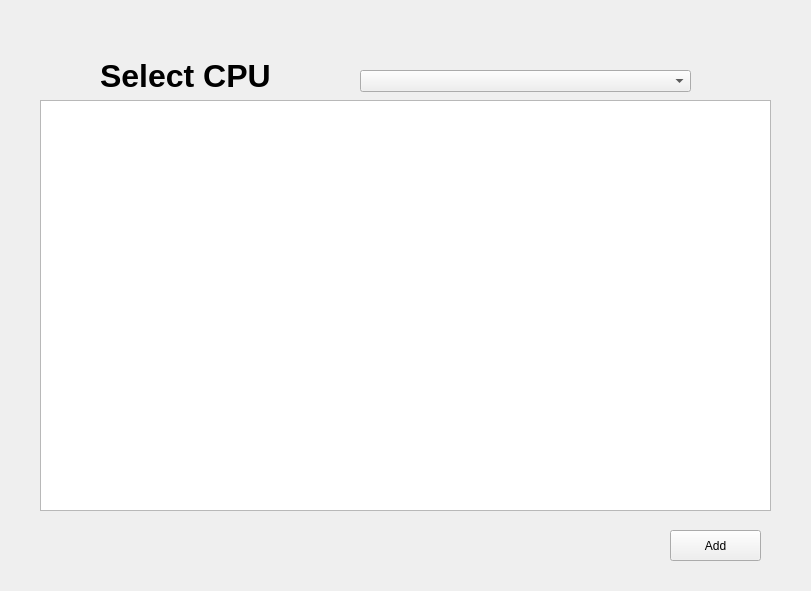
<?xml version="1.0" encoding="UTF-8"?>
<ui version="4.0">
 <class>Form</class>
 <widget class="QWidget" name="Form">
  <property name="geometry">
   <rect>
    <x>0</x>
    <y>0</y>
    <width>811</width>
    <height>591</height>
   </rect>
  </property>
  <property name="windowTitle">
   <string>Select CPU</string>
  </property>
  <widget class="QLabel" name="label">
   <property name="geometry">
    <rect>
     <x>100</x>
     <y>50</y>
     <width>171</width>
     <height>51</height>
    </rect>
   </property>
   <property name="font">
    <font>
     <pointsize>24</pointsize>
     <weight>75</weight>
     <bold>true</bold>
    </font>
   </property>
   <property name="text">
    <string>Select CPU</string>
   </property>
  </widget>
  <widget class="QPushButton" name="pushButton">
   <property name="geometry">
    <rect>
     <x>670</x>
     <y>530</y>
     <width>91</width>
     <height>31</height>
    </rect>
   </property>
   <property name="text">
    <string>Add</string>
   </property>
  </widget>
  <widget class="QComboBox" name="comboBox">
   <property name="geometry">
    <rect>
     <x>360</x>
     <y>70</y>
     <width>331</width>
     <height>22</height>
    </rect>
   </property>
  </widget>
  <widget class="QTableWidget" name="tableWidget">
   <property name="geometry">
    <rect>
     <x>40</x>
     <y>100</y>
     <width>731</width>
     <height>411</height>
    </rect>
   </property>
  </widget>
 </widget>
 <resources/>
 <connections/>
</ui>
